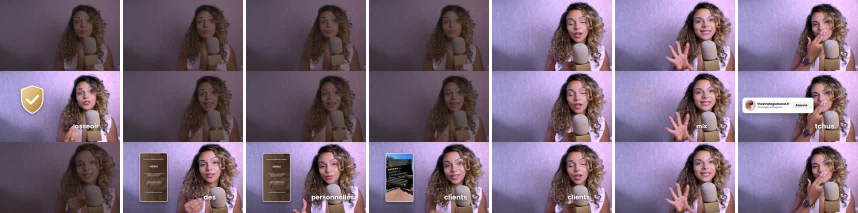
#> input picture reels/3-parties/renders/test.jpg, 1716 x 426 px (shown at 1/2 size)
$ python -i lilac.py   (imports and definitions only)
#> lines starting #> are read from the running program, lines starting #| are printed output that depends on the picture
#!/usr/bin/env python3
"""Lilac look of Maé (landscape copy of reels/zone/lilac.py, 1920x1080): the blue-grey wall is found by colour
(blue above red), relit and re-tinted to her lilac (#B5A0DD, pinker on the right), everything warm stays as shot.

PY lilac.py in.mp4 out.mp4          (PY lilac.py --frame in.png out.png for a test still)
"""
import subprocess
import sys

import numpy as np
from PIL import Image, ImageFilter

W, H = 1920, 1080
LIFT = 1.22                                    # this wall is already light
LEFT = np.array([0.99, 0.94, 1.30], np.float32)  # lilac chroma (rgb / luma), bluish-lilac on the left ...
RIGHT = np.array([1.12, 0.91, 1.17], np.float32)  # ... pinker on the right
X = np.linspace(0, 1, W, dtype=np.float32)[None, :, None]
TINT = LEFT * (1 - X) + RIGHT * X
SUBJ = np.array([0.94, 0.87, 1.16], np.float32)       # skin a touch rosier, the white top lavender-white


def grade(rgb):
    f = rgb.astype(np.float32)
    r, g, b = f[..., 0], f[..., 1], f[..., 2]
    m = np.clip((b - r + 1) / 12, 0, 1)
    m = np.asarray(Image.fromarray((m * 255).astype(np.uint8)).filter(ImageFilter.GaussianBlur(6)), np.float32)[..., None] / 255
    luma_s = None  # (soft key: no blocky edges on the compressed wall)           # wall = blue above red (this wall is greyer: wider key); skin / hair / cream top are warm
    luma = np.asarray(Image.fromarray(np.clip(0.299 * r + 0.587 * g + 0.114 * b, 0, 255).astype(np.uint8)).filter(ImageFilter.GaussianBlur(1.2)), np.float32)[..., None]
    wall = np.clip(luma * LIFT, 0, 245) * TINT
    subj = f * SUBJ                                           # her: the same cool-pink light as in her reel
    out = subj * (1 - m) + wall * m
    return np.clip(out, 0, 255).astype(np.uint8)


# [3 lines not run here, left out]
src, dst = sys.argv[1], sys.argv[2]
# [1 line that did not run here, left out]
# [3 lines that did not run here, left out]
n = 0
# [9 lines not run here, left out]

>>> import cv2
>>> picture = cv2.imread('renders/test.jpg', cv2.IMREAD_GRAYSCALE)
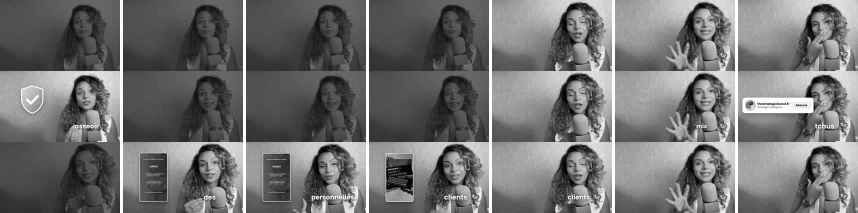
#> picture: shape (426, 1716) (shown at 1/2 size); min 0, max 255, mean 113
>>> result = grade(picture)
#> in grade, `r, g, b = f[..., 0], f[..., 1], f[..., 2]`: r = 426 values, max 176 at index 200, min 46 at index 136, mean 92.18; g = 426 values, max 175 at index 200, min 46 at index 136, mean 92.2; b = 426 values, max 174 at index 200, min 46 at index 136, mean 92.32
#> in grade, `m = np.clip((b - r + 1) / 12, 0, 1)`: m = 426 values, max 0.333 at index 224, min 0 at index 144, mean 0.0962
#> in grade, `m = np.asarray(Image.fromarray((m * 255).astype(np.uint8)).filter(Imag..`: m = 426 values, max 0.216 at index 233, min 0.0353 at index 163, mean 0.0952
#> in grade, `luma = np.asarray(Image.fromarray(np.clip(0.299 * r + 0.587 * g + 0.11..`: luma = 426 values, max 173 at index 201, min 47 at index 424, mean 92.1
#> in grade, `wall = np.clip(luma * LIFT, 0, 245) * TINT`:
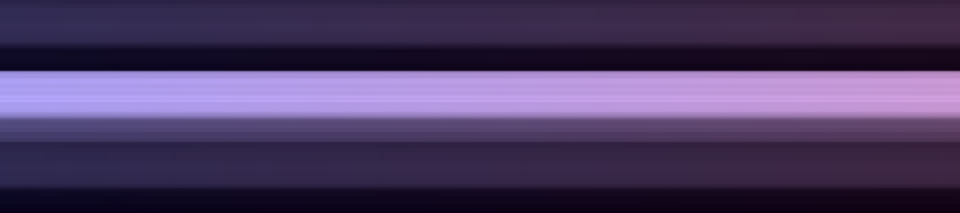
#> wall: shape (426, 1920, 3) float32 (shown at 1/2 size); mean of channels 0, 1, 2 118.6, 104.1, 138.8; drawn with min black and max white
#> (the run stopped early here; a loop or call above may not have finished)
